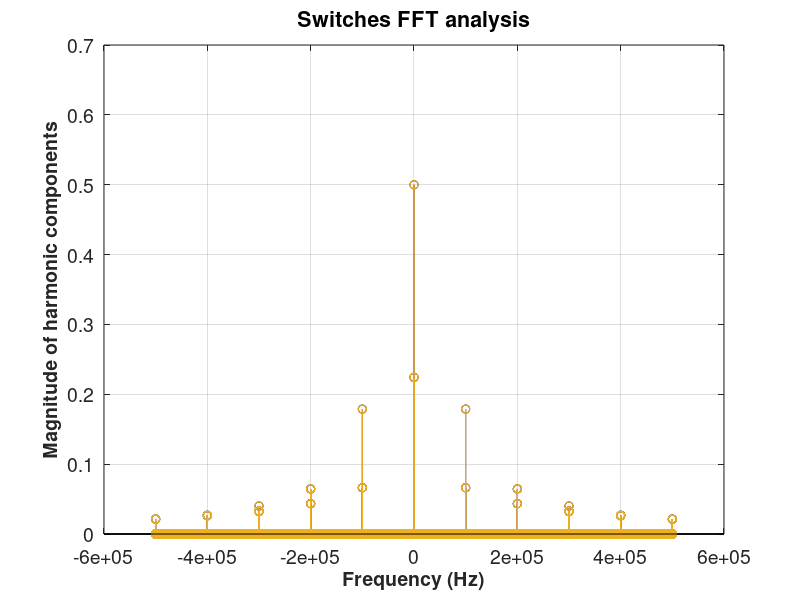
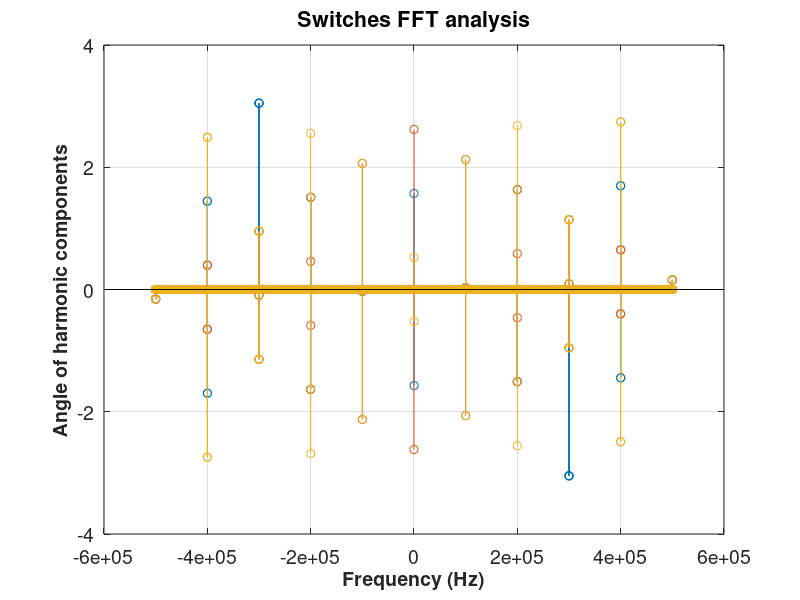
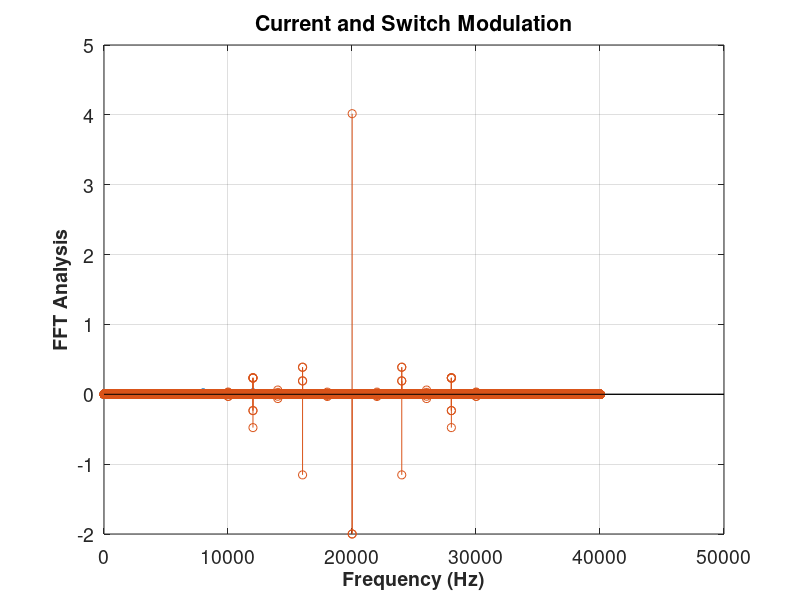
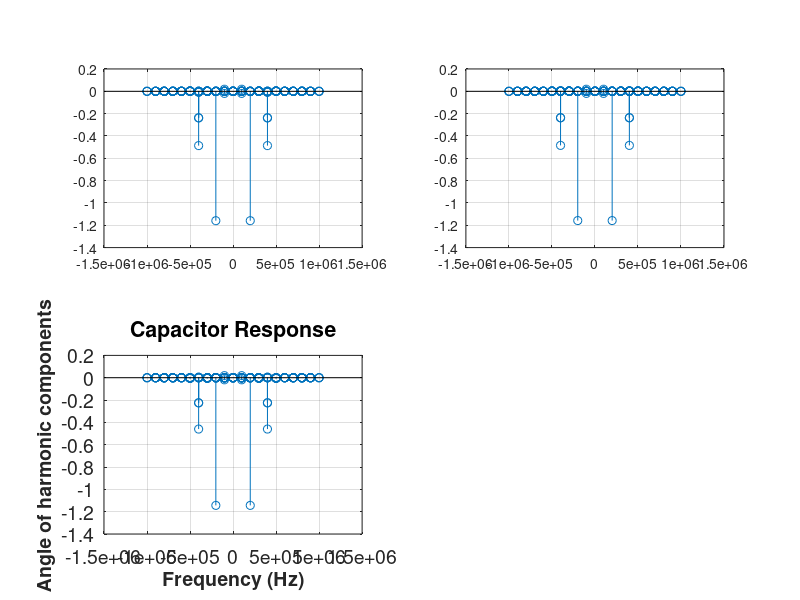

Write MATLAB code to recreate these figures, in order.
%% 
clear;
clc;
close all;

%% Time definition
sampleTime= 1e-7;
sampleFreq=1/sampleTime;
finalTime=0.1-sampleTime; % number of steps should be even
time= 0: sampleTime: finalTime;
numberOfStep= length(time);

%% Switch Signals
ma = 0.9;  % modulation index %% former value is 0.9
fout = 50; % Hz1
fsw = 100e3; % Hz
delta = 0; % Radians (it is phase of carrrier)
VrefA = ma*sin(2*pi*fout*time-delta);
VrefB = ma*sin(2*pi*fout*time-delta-2*pi/3);
VrefC = ma*sin(2*pi*fout*time-delta-4*pi/3);
Vcarrier = zeros(1, numberOfStep);
for k = 1:finalTime*fsw
   Triang_temp = triang(1/(sampleTime*fsw));
   Vcarrier((100*(k-1)+1:k/(sampleTime*fsw))) = (Triang_temp*2)-1;
end
SA = (VrefA > Vcarrier);
SB = (VrefB > Vcarrier);
SC = (VrefC > Vcarrier);


%%
SA=double(SA);
SB=double(SB);
SC=double(SC);

%%
%%
yA = fft(SA);
L=length(yA);
yA=[yA(L/2+2:end), yA(1:L/2+1)];
P1AM=abs(yA/L);
P1AA=angle(yA/L);
f= sampleFreq*((-L/2)+1:(L/2))/L;

%%
yB = fft(SB);
yB=[yB(L/2+2:end), yB(1:L/2+1)];
P1BM=abs(yB/L);
P1BA=angle(yB/L);

%%
yC = fft(SC);
yC=[yC(L/2+2:end), yC(1:L/2+1)];
P1CM=abs(yC/L);
P1CA=angle(yC/L);

%%
newF=[];
PAM=[];
PBM=[];
PCM=[];
PAA=[];
PBA=[];
PCA=[];

%%
for i=1:length(P1AM)
   if abs(P1AM(i))>0.02
       newF=[newF f(i)];
       PAM= [PAM P1AM(i)];
       PBM= [PBM P1BM(i)];
       PCM= [PCM P1CM(i)];
       PAA= [PAA P1AA(i)];
       PBA= [PBA P1BA(i)];
       PCA= [PCA P1CA(i)];
   end
end

newFF=newF(1):fout:newF(end);

newPAM=zeros(1,length(newFF));
newPBM=zeros(1,length(newFF));
newPCM=zeros(1,length(newFF));
newPAA=zeros(1,length(newFF));
newPBA=zeros(1,length(newFF));
newPCA=zeros(1,length(newFF));


for i=1:length(newFF)
    
   for j=1:length(newF)
       if round(newFF(i))==round(newF(j))
            newPAM(i)= PAM(j);
            newPBM(i)= PBM(j);
            newPCM(i)= PCM(j);
            newPAA(i)= PAA(j);
            newPBA(i)= PBA(j);
            newPCA(i)= PCA(j);
            disp(i);
            
       else 
           continue;
       end
   end
    
end

%%
figure;
stem(newFF,newPAM);
hold on;
stem(newFF,newPBM);
hold on;
stem(newFF,newPCM);
grid on;
set(gca,'FontSize',14);
xlabel('Frequency (Hz)','FontSize',14,'FontWeight','Bold')
ylabel('Magnitude of harmonic components','FontSize',14,'FontWeight','Bold')
title('Switches FFT analysis');

%%
figure;
stem(newFF,newPAA);
hold on;
stem(newFF,newPBA);
hold on;
stem(newFF,newPCA);
grid on;
set(gca,'FontSize',14);
xlabel('Frequency (Hz)','FontSize',14,'FontWeight','Bold')
ylabel('Angle of harmonic components','FontSize',14,'FontWeight','Bold')
title('Switches FFT analysis');


%%
Vdc=400; % Volt  
RA = 10; % Ohms
RB = 10; % Ohms
RC = 10; % Ohms
LA = 15e-3; % H
LB = 15e-3; % H
LC = 15e-3; % H
currentA=complex(zeros(1,length(newFF)));
currentB=complex(zeros(1,length(newFF)));
currentC=complex(zeros(1,length(newFF)));
K2=complex(Vdc./(3*(sqrt(newFF.^2.*LA^2+RA^2))));
for i = 1:length(newFF)
   currentA(i)=complex(K2(i)*...
       (newPAM(i)*exp(1i*newPAA(i))*2- newPBM(i)*exp(1i*newPBA(i))- newPCM(i)*exp(1i*newPCA(i))));
   currentB(i)=complex(K2(i)*...
       (-newPAM(i)*exp(1i*newPAA(i))+ 2*newPBM(i)*exp(1i*newPBA(i))- newPCM(i)*exp(1i*newPCA(i))));
   currentC(i)=complex(K2(i)*...
       (-newPAM(i)*exp(1i*newPAA(i))- newPBM(i)*exp(1i*newPBA(i))+ 2*newPCM(i)*exp(1i*newPCA(i))));
   
   
end

%%

SAIA= conv(newPAM.*exp(1i*newPAA),currentA);
SBIB=conv(newPBM.*exp(1i*newPBA),currentB);
SCIC=conv(newPCM.*exp(1i*newPCA),currentC);

figure;
wc=(newFF(1)+newFF(1)):50:(newFF(end)+newFF(end));

stem(currentA);
hold on;
stem(SAIA);
grid on;
set(gca,'FontSize',14);
xlabel('Frequency (Hz)','FontSize',14,'FontWeight','Bold')
ylabel('FFT Analysis','FontSize',14,'FontWeight','Bold')
title('Current and Switch Modulation');


%%
%% w axis
w=wc;
time= 0:1e-4:1;
%% Parameter values
LATop  = 03.40e-9;
LABot  = 20.25e-9;
LAMid  = 01.30e-9;
LBTop  = 03.38e-9;
LBBot  = 20.38e-9;
LBMid  = 01.30e-9;
LCTop  = 03.41e-9;
LCBot  = 20.94e-9;
LCMid  = 01.30e-9;
LABTop = 18.30e-9;
LABBot = 10.20e-9;
LBCTop = 21.84e-9;
LBCBot = 11.14e-9;

ESLA = 19e-15;
ESLB = 19e-15;
ESLC = 19e-15;

C1A = 5e-6;
C1B = 5e-6;
C1C = 5e-6;

%% New merged inducances - phA
L1_phA = LATop + LABot + ESLA;
L2_phA = LABTop;
L3_phA = LABBot;
L4_phA = ESLB;
L5_phA = LBTop + LBBot + LBCTop + LBCBot + ESLC;

% Calculated impedances - phA
Z1_phA = 1i*w*L5_phA + 1./(1i*w*C1C);
Z2_phA = 1i*w*L4_phA + 1./(1i*w*C1B);
Z3_phA = Z1_phA.*Z2_phA./(Z1_phA+Z2_phA);
Z4_phA = Z3_phA + 1i*w*(L2_phA+L3_phA);
Z5_phA = 1i*w*L1_phA + 1./(1i*w*C1A);
Zeqv_phA = Z4_phA.*Z5_phA./(Z4_phA+Z5_phA);

% Capacitor A 
capA_phA= Z4_phA./(Z4_phA+Z5_phA);

% capacitor B
capB_phA=(Z5_phA./(Z4_phA+Z5_phA)).*(Z2_phA./(Z1_phA+Z2_phA));

% capacitor C 
capC_phA= (Z5_phA./(Z4_phA+Z5_phA)).* (Z1_phA./(Z1_phA+Z2_phA));



%% New merged inducances - phB
L1_phB = LATop + LABot + LABTop + LABBot + ESLA;
L2_phB = ESLB;
L3_phB = LBTop + LBBot;
L4_phB = LBCTop + LBCBot + ESLC;

% Calculated impedances - phB
Z1_phB = 1i*w*L1_phB + 1./(1i*w*C1A);
Z2_phB = 1i*w*L2_phB + 1./(1i*w*C1B);
Z3_phB = Z1_phB.*Z2_phB./(Z1_phB+Z2_phB);
Z4_phB = Z3_phB + 1i*w*(L3_phB);
Z5_phB = 1i*w*L4_phB + 1./(1i*w*C1C);
Zeqv_phB = Z4_phB.*Z5_phB./(Z4_phB+Z5_phB);


% Capacitor C
capC_phB= Z4_phB./(Z4_phB+Z5_phB);

% capacitor A
capA_phB=(Z5_phB./(Z4_phB+Z5_phB)).*(Z2_phB./(Z1_phB+Z2_phB));

% capacitor B
capB_phB= (Z5_phB./(Z4_phB+Z5_phB)).* (Z1_phB./(Z1_phB+Z2_phB));


%% New merged inducances - phC
L1_phC = LATop + LABot + LABTop + LABBot + ESLA;
L2_phC = ESLB;
L3_phC = LBTop + LBBot + LBCTop + LBCBot;
L4_phC = ESLC;
L5_phC = LCTop + LCBot;

% Calculated impedances - phC
Z1_phC = 1i*w*L1_phC + 1./(1i*w*C1A);
Z2_phC = 1i*w*L2_phC + 1./(1i*w*C1B);
Z3_phC = Z1_phC.*Z2_phC./(Z1_phC+Z2_phC);
Z4_phC = Z3_phC + 1i*w*(L3_phC);
Z5_phC = 1i*w*L4_phC + 1./(1i*w*C1C);
Z6_phC = Z4_phC.*Z5_phC./(Z4_phC+Z5_phC);
Zeqv_phC = Z6_phC + 1i*w*L5_phC;


% Capacitor C
capC_phC= Z4_phC./(Z4_phC+Z5_phC);

% capacitor A
capA_phC=(Z5_phC./(Z4_phC+Z5_phC)).*(Z2_phC./(Z1_phC+Z2_phC));

% capacitor B
capB_phC= (Z5_phC./(Z4_phC+Z5_phC)).* (Z1_phC./(Z1_phC+Z2_phC));

%% for capacitor A response over all

responseCapA= SAIA.*capA_phA+ SBIB.*capA_phB+ SCIC.*capA_phC;
responseCapB= SAIA.*capB_phA+ SBIB.*capB_phB+ SCIC.*capB_phC;
responseCapC= SAIA.*capC_phA+ SBIB.*capC_phB+ SCIC.*capC_phC;

%%
figure;
rcA=responseCapA;
rcB=responseCapB;
rcC=responseCapC;

rcA(rcA==0)=NaN;
rcB(rcB==0)=NaN;
rcC(rcC==0)=NaN;
subplot(2,2,1);
stem(wc,rcA);
% xlim([-5e4 5e4]);
grid on;


subplot(2,2,2);
stem(wc,rcB);
% xlim([-5e4 5e4]);
grid on;


subplot(2,2,3);
stem(wc,rcC);
% xlim([-5e4 5e4]);
grid on;

set(gca,'FontSize',14);
xlabel('Frequency (Hz)','FontSize',14,'FontWeight','Bold')
ylabel('Angle of harmonic components','FontSize',14,'FontWeight','Bold')
title('Capacitor Response');

